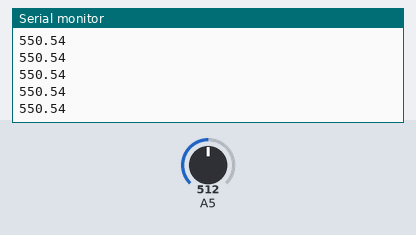
Simulated run of this sketch. Board: Arduino Uno, built with avr-gcc and run on an emulated ATmega328P. Parts: the last lines printed to the serial monitor. Inputs (shaded band) come from the test bench; at power-on: A5 = 512.

Above: at 2.2 s.
2.3 s: A5 set to 716
At 2.31 s:
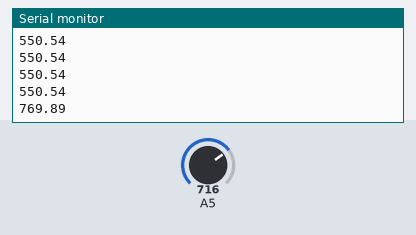
3.8 s: A5 set to 900
At 3.82 s:
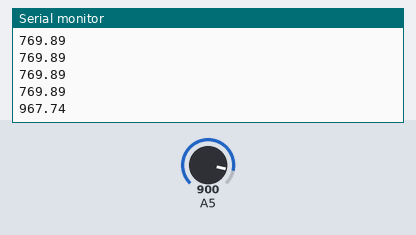
Timing chart, 0 to 6.8 s (numbered marks = the images above; inputs shaded):
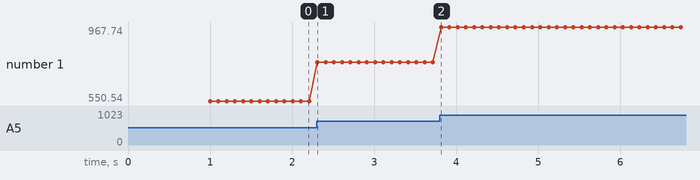

The sketch:

arduino_adc.ino
```cpp
/*
Arduino ADC
*/

// globals
int adcReading  = 0;
int adcLowByte  = 0;
int adcHighByte = 0;

void setup() {
  // starting up
  Serial.begin(9600);
  Serial.println("< Starting measurements... >");
  delay(1000);

  // Set registers

  // DIDR0 = digital input disable register 0
  // |-|-|ADC5D|ADC4D|ADC3D|ADC2D|ADC1D|ADC0D|
  DIDR0 = 0xFF; // Disable digital inputs, analog read usually does this

  // ADMUX = ADC multiplexer selection register
  // |REFS1|REFS0|ADLAR|-|MUX3|MUX2|MUX1|MUX0|
  // ADLAR = analog to digital left adjust
  ADMUX = 0xC5; // 1.1V ref, Right adjust, pin A5 (MUX5)

  // ADCSRA = ADC control and status register A
  // |ADEN|ADSC|ADATE|ADIF|ADIE|ADPS2|ADPS1|ADPS0|
  ADCSRA |= (1<<ADEN); // Sets the ADEN HIGH so ADC is enabled
}

void loop() {
  // start conversion, wait until done, read it in, display it

  // START CONVERSION
  // setting ADSC to 1 will start a conversion
  // ADSC will drop low once conversion is done, then read
  ADCSRA |= (1<<ADEN) | (1<<ADSC); // make sure enabled, start conversion

  // WAIT UNTIL DONE
  // while ADSC bit is high
  while (ADCSRA & (1<<ADSC)) { /*hang around till ADSC "clears"*/ }

  // READ IT
  adcLowByte  = ADCL; // read low byte
  adcHighByte = ADCH;
  adcReading = (adcHighByte<<8) | (adcLowByte); // D9 D8 shift to front then combine
  float milliVolts = adcReading * (1100.0/1023.0); // convert to millivolts

  // DISPLAY IT
  Serial.println(milliVolts);
  delay(100);
}
```

Measured:
- after the input at 2.3 s, the serial monitor: prints a new line at once (image 1)
- after the input at 3.8 s, the serial monitor: prints a new line at once (image 2)
- plotted number 1: 550.54 → 769.89 after the input at 2.3 s, 769.89 → 967.74 after the input at 3.8 s
